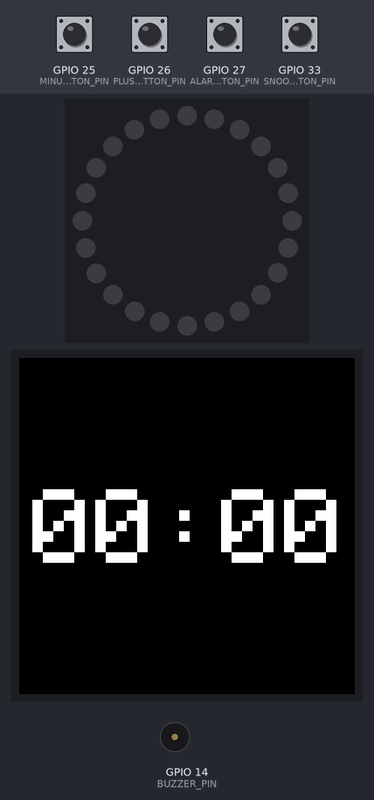
A program run on a simulated ESP32. On the bench: 24 RGB LEDs in a ring, first at the top, clockwise, 128×128 colour display, buzzer (waves = sounding, pin HIGH). Inputs (shaded band) come from the test bench; at power-on: GPIO 25 (MINUS_BUTTON_PIN), GPIO 26 (PLUS_BUTTON_PIN), GPIO 27 (ALARM_BUTTON_PIN), GPIO 33 (SNOOZE_BUTTON_PIN) HIGH. WiFi joins after 1.5 s; servers stay silent unless stated; the local clock reads 2024-03-15 10:24:30 at power-on unless the program sets it; what the program prints to the serial monitor is not drawn.

Above: at 1.2 s.
1.3 s: GPIO 27 (ALARM_BUTTON_PIN) pulled LOW for 0.15 s
At 1.9 s:
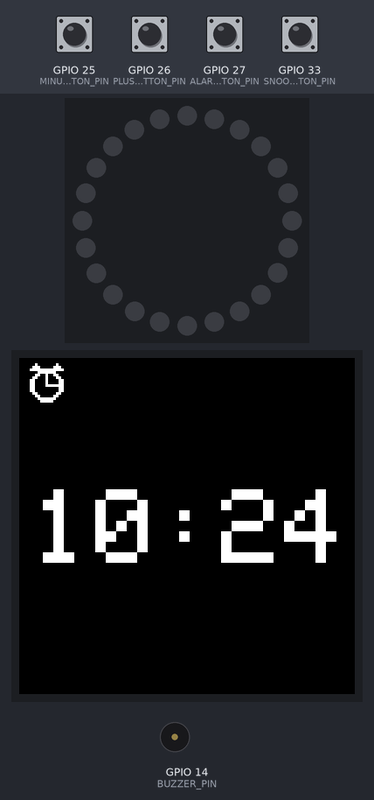
2.0 s: GPIO 25 (MINUS_BUTTON_PIN) pulled LOW for 0.15 s
3.6 s: GPIO 26 (PLUS_BUTTON_PIN) pulled LOW for 0.15 s
5.2 s: GPIO 27 (ALARM_BUTTON_PIN) pulled LOW for 1 s
7.7 s: GPIO 26 (PLUS_BUTTON_PIN) driven LOW and GPIO 27 (ALARM_BUTTON_PIN) driven LOW
At 8.2 s:
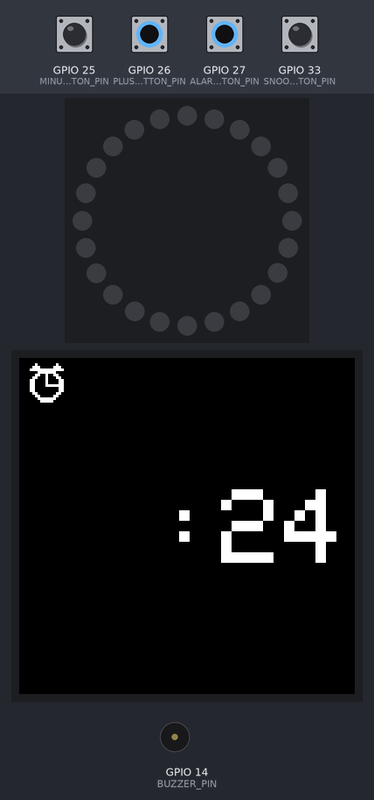
Timing chart, 0 to 10.7 s (numbered marks = the images above; inputs shaded):
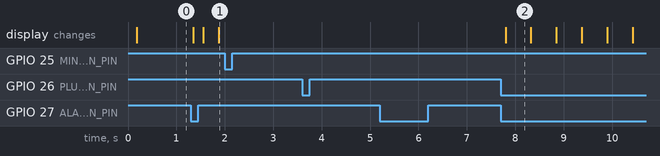

Measured:
- after the input at 1.3 s, the display: first changes after 0.05 s (image 1 shows a later state)
- after the input at 2.0 s, every drawn part: stays the same
- after the input at 3.6 s, every drawn part: stays the same
- after the input at 5.2 s, every drawn part: stays the same
- after the input at 7.7 s, the display: changes after 0.10 s (image 2)
- what the display in image 2 shows lasts 0.5 s, from 7.8 s to 8.3 s

The program:

main.cpp
```cpp
#include <WiFi.h>
#include <time.h>
#include "StateMachine.h"
#include "timer.h"
#include "Button.h"
#include "stdio.h"

Button button;    //instance of the button class
StateMachine stateMachine(State::S_Init);  // Initialize the state machine
bool setAlarmFlag = false;

int tempHours = 0;
int tempMinutes = 0;

void setup() {
  Serial.begin(115200);
  stateMachine.triggerEvent(Event::E_Start);
  button.begin();
}

void loop() {
  auto currentState = stateMachine.getCurrentState();
  auto lastState = stateMachine.getLastState();

  stateMachine.handleStateActions(currentState);

  // Handle Wi-Fi updates
  if (Wifiupdate_flag()) {
    Serial.println("Wi-Fi update triggered.");
    attemptWiFiConnection();
  }

// Handle alarm setting process
if (button.isAlarmButtonPressed()) {
  if (!setAlarmFlag) {
      stateMachine.triggerEvent(Event::E_AlarmSet);
      setAlarmFlag = true;
      tempHours = 0;
      tempMinutes = 0;
  } else {
      stateMachine.triggerEvent(Event::E_ConfirmAlarm);
      setAlarmFlag = false;

      char alarmStr[5];  // Buffer for "HHMM" (4 digits + null terminator)
      sprintf(alarmStr, "%02d%02d", tempHours, tempMinutes);  // Ensures leading zeros

      int alarm = atoi(alarmStr);  // Convert "HHMM" string to an integer (0905 → 905)

      Serial.print("Alarm set for: ");
      Serial.println(alarm);  // Prints correctly formatted HHMM
  }
  button.clearAlarmButtonFlag();
}

  if (button.isSnoozeButtonPressed() && setAlarmFlag == true) {
    stateMachine.triggerEvent(Event::E_Wake);
    button.clearSnoozeButtonFlag();
  }

    // Adjust hours and minutes only when setting alarm
    if (setAlarmFlag) {
      if (button.isMinusButtonPressed()) {
          tempHours = (tempHours + 1) % 24;  // Loop hours 0-23
          Serial.print("Temp Hours: ");
          Serial.println(tempHours);
          button.clearMinusButtonFlag();
          stateMachine.triggerEvent(Event::E_MinusPressed);
      }

      if (button.isPlusButtonPressed()) {
          tempMinutes = (tempMinutes + 1) % 60;  // Loop minutes 0-59
          Serial.print("Temp Minutes: ");
          Serial.println(tempMinutes);
          button.clearPlusButtonFlag();
          stateMachine.triggerEvent(Event::E_PlusPressed);
      }
  }

  // if (/* condition for meditate button */) {
  //   stateMachine.triggerEvent(Event::E_Meditate);
  // }

  // if (/* condition for speech button */) {
  //   stateMachine.triggerEvent(Event::E_Speech);
  // }

  delay(100);  // Short delay to prevent CPU overuse
}
```

Button.h
```cpp
#ifndef BUTTON_H
#define BUTTON_H

#include "Arduino.h"

#define ALARM_BUTTON_PIN   27   // Example pin numbers, modify as needed
#define PLUS_BUTTON_PIN    26
#define MINUS_BUTTON_PIN   25
#define SNOOZE_BUTTON_PIN  33

class Button {
public:
  // Constructor
  Button();

  // Initialization method
  void begin();

  // Getter functions to check if buttons were pressed
  bool isAlarmButtonPressed() const;
  bool isPlusButtonPressed() const;
  bool isMinusButtonPressed() const;
  bool isSnoozeButtonPressed() const;

  // Methods to clear the flags after processing
  void clearAlarmButtonFlag();
  void clearPlusButtonFlag();
  void clearMinusButtonFlag();
  void clearSnoozeButtonFlag();

private:
  // Flags to track button presses
  volatile bool alarmButtonPressed;
  volatile bool plusButtonPressed;
  volatile bool minusButtonPressed;
  volatile bool snoozeButtonPressed;

  // Static ISR helper functions
  static void IRAM_ATTR alarmButtonISR();
  static void IRAM_ATTR plusButtonISR();
  static void IRAM_ATTR minusButtonISR();
  static void IRAM_ATTR snoozeButtonISR();

  // Static instance of the class
  static Button* instance;
};

#endif // BUTTON_H
```

Buzzer.h
```cpp
#ifndef BUZZER_H
#define BUZZER_H

#include <Arduino.h>

class Buzzer {
public:
    Buzzer(int pin);
    void beep(int duration);
    void update();

private:
    int buzzerPin;
    unsigned long beepEndTime;
    bool isBeeping;
};

#endif
```

Statemachine.h
```cpp
#ifndef STATEMACHINE_H
#define STATEMACHINE_H

// State enum
enum class State {
    S_Off,
    S_Init,
    S_Idle,
    S_Alarm,
    S_SetAlarm,
    S_AdjustHours,
    S_AdjustMinutes,
    S_Meditate,
    S_Speech
  };

  // Event enum
  enum class Event {
    E_Start,
    E_InitComplete,
    E_AlarmSet,
    E_Meditate,
    E_Speech,
    E_Time,
    E_EndMeditate,
    E_EndSpeech,
    E_PlusPressed,
    E_MinusPressed,
    E_AlarmRing,
    E_Wake,
    E_ConfirmAlarm
  };

struct Transition {
    State from;
    Event event;
    State to;
};

class StateMachine {
public:
    StateMachine(State initialState);
    void triggerEvent(Event event);
    void handleStateActions(State state);
    State getCurrentState() const;
    State getLastState() const;

private:
    State currentState;
    State lastState;
    bool stateChanged;
    static const Transition transitions[20];
    int selectedAlarmTime = 0;  // Stores alarm time in HHMM format
};

#endif // STATEMACHINE_H
```

alarmlight.h
```cpp
#ifndef NEOPIXELRING_H
#define NEOPIXELRING_H

#include <Adafruit_NeoPixel.h>

class NeoPixelRing {
public:
    NeoPixelRing(int pin, int numPixels);  // Constructor to initialize with pin and number of pixels

    void begin();  // Initialize the NeoPixel ring
    void setColor(int pixel, int red, int green, int blue);  // Set color for a specific pixel
    void show();  // Display the current color configuration
    void clear();  // Clear the strip (turn off all pixels)
    void fadeToWhite(int steps, int delayTime);  // Fade all pixels to white over specified steps with delay

private:
    Adafruit_NeoPixel strip;  // NeoPixel strip object
};

#endif
```

display.h
```cpp
/*

bool adjustingHour = true;
bool adjustingMinute = false;
bool blinkHour = false;
bool blinkMinute = false;
unsigned long lastBlinkTime = 0;
const int blinkInterval = 500; // Blink every 500ms
bool alarmActive = true; // Set this to true if alarm is enabled

Adafruit_ST7735 tft(TFT_CS, TFT_DC, TFT_RST);
Display display(tft);

void displayTime() {
    struct tm timeinfo;
    if (!getLocalTime(&timeinfo)) {
        Serial.println("Failed to obtain time");
        return;
    }

    char timeStr[10];
    strftime(timeStr, sizeof(timeStr), "%H:%M", &timeinfo);

    if (adjustingHour) {
        if (millis() - lastBlinkTime > blinkInterval) {
            blinkHour = !blinkHour; // Toggle blink state for hour
            lastBlinkTime = millis();
        }
    }
     if (adjustingMinute) {
        if (millis() - lastBlinkTime > blinkInterval) {
            blinkMinute = !blinkMinute; // Toggle blink state for minute
            lastBlinkTime = millis();
        }
    }

    display.showTimeBlink(timeStr, blinkHour, blinkMinute, alarmActive);
    Serial.print("Current Time: ");
    Serial.println(timeStr);
}

*/

#ifndef DISPLAY_H
#define DISPLAY_H

#include <Adafruit_GFX.h>
#include <Adafruit_ST7735.h>
#include <SPI.h>

#define TFT_CS     5   // Chip Select
#define TFT_RST    4   // Reset
#define TFT_DC     2   // Data/Command

class Display {
public:
    Display(Adafruit_ST7735& tft); // Dependency Injection
    void begin();
    void showTime(const char* timeStr);
    void showTimeBlink(const char* timeStr, bool blinkHour, bool blinkMinute, bool alarmActive);
    void clearScreen();

private:
    Adafruit_ST7735& tft; // Reference to the display object
    void drawAlarmIcon(bool alarmActive);
};

#endif
```

timer.h
```cpp
#ifndef TIMER_H
#define TIMER_H

#include <Arduino.h>
#include <time.h>
#include <WiFi.h>

#define MAX_NUM_ALARMS 10

// Function to synchronize time via NTP
void syncTime();
void updateSoftwareRTC();
// Function to get the current time as a formatted string
char* getTimeString();

// Function to attempt Wi-Fi connection and sync time
void WiFiEvent(WiFiEvent_t event);
void attemptWiFiConnection();
const unsigned long connectionTimeout = 10000;  // 10 seconds timeout
void wifi_init(void);
bool interval_flag(int interval);
bool Wifiupdate_flag();
int alarm_ring(int *nmr);
void printTime();  // Function to print time every 10s
int checkAlarmRing(int* alarmIndex);  // Function to check for alarm

// NTP settings
const int gmtOff = 3600;  // GMT offset for NTP
const int daylightOffset_sec = 3600;  // Daylight saving time offset

extern bool ntpSynced;  // Declare the external flag for NTP sync

#endif  // TIMER_H
```

Button.cpp
```cpp
#include "Button.h"

Button* Button::instance = nullptr;

Button::Button()
  : alarmButtonPressed(false),
    plusButtonPressed(false),
    minusButtonPressed(false),
    snoozeButtonPressed(false)
{
}

void Button::begin() {
  instance = this;

  // Set button pins as input with pullup
  pinMode(ALARM_BUTTON_PIN, INPUT_PULLUP);
  pinMode(PLUS_BUTTON_PIN, INPUT_PULLUP);
  pinMode(MINUS_BUTTON_PIN, INPUT_PULLUP);
  pinMode(SNOOZE_BUTTON_PIN, INPUT_PULLUP);

  // Attach interrupts (FALLING edge since buttons are active LOW)
  attachInterrupt(digitalPinToInterrupt(ALARM_BUTTON_PIN), alarmButtonISR, FALLING);
  attachInterrupt(digitalPinToInterrupt(PLUS_BUTTON_PIN), plusButtonISR, FALLING);
  attachInterrupt(digitalPinToInterrupt(MINUS_BUTTON_PIN), minusButtonISR, FALLING);
  attachInterrupt(digitalPinToInterrupt(SNOOZE_BUTTON_PIN), snoozeButtonISR, FALLING);
}

// Getter functions
bool Button::isAlarmButtonPressed() const {
  return alarmButtonPressed;
}

bool Button::isPlusButtonPressed() const {
  return plusButtonPressed;
}

bool Button::isMinusButtonPressed() const {
  return minusButtonPressed;
}

bool Button::isSnoozeButtonPressed() const {
  return snoozeButtonPressed;
}

// Clear flag functions
void Button::clearAlarmButtonFlag() {
  alarmButtonPressed = false;
}

void Button::clearPlusButtonFlag() {
  plusButtonPressed = false;
}

void Button::clearMinusButtonFlag() {
  minusButtonPressed = false;
}

void Button::clearSnoozeButtonFlag() {
  snoozeButtonPressed = false;
}

// Static ISR functions
void IRAM_ATTR Button::alarmButtonISR() {
  if (instance) {
    instance->alarmButtonPressed = true;
  }
}

void IRAM_ATTR Button::plusButtonISR() {
  if (instance) {
    instance->plusButtonPressed = true;
  }
}

void IRAM_ATTR Button::minusButtonISR() {
  if (instance) {
    instance->minusButtonPressed = true;
  }
}

void IRAM_ATTR Button::snoozeButtonISR() {
  if (instance) {
    instance->snoozeButtonPressed = true;
  }
}
```

Buzzer.cpp
```cpp
#include "Buzzer.h"

Buzzer::Buzzer(int pin) {
    buzzerPin = pin;
    pinMode(buzzerPin, OUTPUT);
    digitalWrite(buzzerPin, LOW);
    isBeeping = false;
}

void Buzzer::beep(int duration) {
    beepEndTime = millis() + duration;
    isBeeping = true;
    digitalWrite(buzzerPin, HIGH);
}

void Buzzer::update() {
    if (isBeeping && millis() >= beepEndTime) {
        digitalWrite(buzzerPin, LOW);
        isBeeping = false;
    }
}
```

Statemachine.cpp
```cpp
#include <WiFi.h>
#include <time.h>
#include "StateMachine.h"
#include "timer.h"
#include "Arduino.h"
#include "alarmLight.h"
#include "Buzzer.h"
#include "Button.h"
#include "display.h"

#define LED_PIN 4
#define LED_COUNT 24
#define BUZZER_PIN 14

extern unsigned long rtcStartMillis;
NeoPixelRing ring(LED_PIN, LED_COUNT);
Buzzer buzzer(BUZZER_PIN);

Adafruit_ST7735 tft(TFT_CS, TFT_DC, TFT_RST);
Display display(tft);

StateMachine::StateMachine(State initialState)
    : currentState(initialState), lastState(initialState), stateChanged(true) {}


bool alarmTriggered = false;  // Flag to track if the alarm LED effect was triggered

bool adjustingHour = true;
bool adjustingMinute = false;
bool blinkHour = false;
bool blinkMinute = false;
unsigned long lastBlinkTime = 0;
const int blinkInterval = 500; // Blink every 500ms
bool alarmActive = true; // Set this to true if alarm is enabled


const Transition StateMachine::transitions[] = {
    {State::S_Off, Event::E_Start, State::S_Idle},
    {State::S_Init, Event::E_InitComplete, State::S_Idle},
    {State::S_Alarm, Event::E_Wake, State::S_Idle},
    {State::S_Idle, Event::E_AlarmRing, State::S_Alarm},
    {State::S_Idle, Event::E_AlarmSet, State::S_SetAlarm},
    {State::S_SetAlarm, Event::E_PlusPressed, State::S_AdjustHours},
    {State::S_SetAlarm, Event::E_MinusPressed, State::S_AdjustMinutes},
    {State::S_AdjustHours, Event::E_ConfirmAlarm, State::S_Idle},
    {State::S_AdjustMinutes, Event::E_ConfirmAlarm, State::S_Idle},
    {State::S_SetAlarm, Event::E_ConfirmAlarm, State::S_Idle},
    {State::S_Idle, Event::E_Meditate, State::S_Meditate},
    {State::S_Meditate, Event::E_EndMeditate, State::S_Idle},
    {State::S_Idle, Event::E_Speech, State::S_Speech},
    {State::S_Speech, Event::E_EndSpeech, State::S_Idle},
    {State::S_Idle, Event::E_AlarmSet, State::S_SetAlarm}
};

State StateMachine::getCurrentState() const {
    return currentState;
}

State StateMachine::getLastState() const {
    return lastState;
}

// Trigger event to transition between states
void StateMachine::triggerEvent(Event event) {
    for (const auto& transition : transitions) {
        if (transition.from == currentState && transition.event == event) {
            lastState = currentState;  // Store the last state before transitioning
            currentState = transition.to;
            handleStateActions(currentState);  // Call action handler only when state changes
            return;
        }
    }
}

void StateMachine::handleStateActions(State state) {
    static int tempHours = 0;
    static int tempMinutes = 0;
    static unsigned long lastBeepTime = 0;

    switch (state) {
        case State::S_Init: {
            Serial.println("Entering Init state...");
            wifi_init();
            attemptWiFiConnection();
            rtcStartMillis = millis();
            ring.begin();
            ring.clear();
            display.begin();
            triggerEvent(Event::E_InitComplete);
            break;
        }

        case State::S_Idle: {
            if (currentState != lastState) {
                Serial.println("Entering Idle mode...");
            }
            printTime();

            const char* timeChar = getTimeString();
            display.showTime(timeChar);
            alarmTriggered = false;
            int alarmIndex;
            if (checkAlarmRing(&alarmIndex) == 1) {
                triggerEvent(Event::E_AlarmRing);
            }
            break;
        }

        case State::S_Alarm: {
            if (!alarmTriggered) {
                if (currentState != lastState) Serial.println("Alarm is ringing, buzzer is beeping");
                alarmTriggered = true;
            }
            if (millis() - lastBeepTime > 2000) {
                buzzer.beep(500);
                lastBeepTime = millis();
            }
            buzzer.update();
            break;
        }

        case State::S_SetAlarm: {
            if (currentState != lastState) Serial.println("Set alarm entered");

            if (adjustingHour) {
                if (millis() - lastBlinkTime > blinkInterval) {
                    blinkHour = !blinkHour; // Toggle blink state for hour
                    lastBlinkTime = millis();
                }
            }
            const char* timeChar = getTimeString();
            display.showTimeBlink(timeChar, blinkHour, blinkMinute, alarmActive);
            break;
        }

        case State::S_AdjustHours: {
            if (currentState != lastState) Serial.println("Adjusting hours");
            if (adjustingHour) {
                if (millis() - lastBlinkTime > blinkInterval) {
                    blinkHour = !blinkHour; // Toggle blink state for hour
                    lastBlinkTime = millis();
                }
            }
            const char* timeChar = getTimeString();
            display.showTimeBlink(timeChar, blinkHour, blinkMinute, alarmActive);
            break;
        }

        case State::S_AdjustMinutes: {
            if (currentState != lastState) Serial.println("Adjusting minutes..");
            if (adjustingMinute) {
                if (millis() - lastBlinkTime > blinkInterval) {
                    blinkMinute = !blinkMinute; // Toggle blink state for minute
                    lastBlinkTime = millis();
                }
            }
            const char* timeChar = getTimeString();
            display.showTimeBlink(timeChar, blinkHour, blinkMinute, alarmActive);
            break;
        }

        case State::S_Meditate: {
            if (currentState != lastState) Serial.println("Entering meditate mode...");
            break;
        }

        case State::S_Speech: {
            if (currentState != lastState) Serial.println("Entering speech mode...");
            break;
        }

        default:
            break;
    }
}
```

alarmlight.cpp
```cpp
#include "alarmlight.h"

NeoPixelRing::NeoPixelRing(int pin, int numPixels) : strip(numPixels, pin, NEO_GRB + NEO_KHZ800) {}

void NeoPixelRing::begin() {
    strip.begin();
    strip.show();  // Initialize all pixels to 'off'
}

void NeoPixelRing::setColor(int pixel, int red, int green, int blue) {
    if (pixel >= 0 && pixel < strip.numPixels()) {
        strip.setPixelColor(pixel, strip.Color(red, green, blue));
    }
}

void NeoPixelRing::show() {
    strip.show();
}

void NeoPixelRing::clear() {
    strip.clear();
    strip.show();
}

void NeoPixelRing::fadeToWhite(int steps, int delayTime) {
    int red = 255, green = 50, blue = 0;  // Even warmer: Deep Amber (R:255, G:80, B:0)

    for (int step = 0; step <= steps; step++) {
        int newBlue = map(step, 0, steps, 0, 255);      // Gradually increase blue
        int newGreen = map(step, 0, steps, 80, 255);    // Gradually adjust green
        int newRed = map(step, 0, steps, 255, 255);     // Keep red at max

        for (int i = 0; i < strip.numPixels(); i++) {
            strip.setPixelColor(i, strip.Color(newRed, newGreen, newBlue));
        }
        strip.show();
        delay(delayTime);  // Slows down the transition
    }
}
```

Source omitted: display.cpp (1412 bytes), timer.cpp (5750 bytes)
